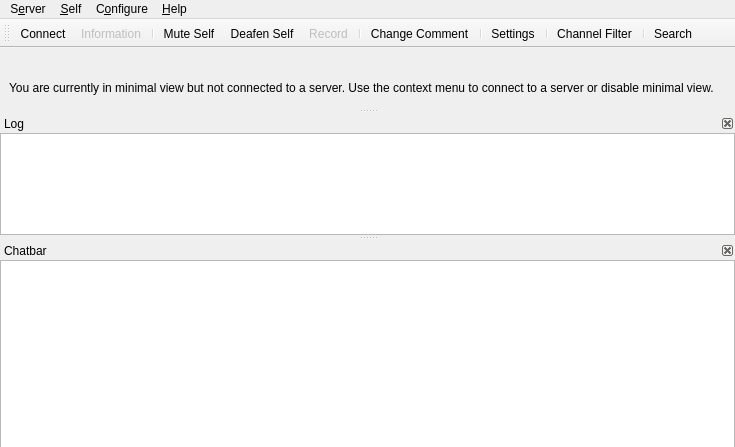
<?xml version="1.0" encoding="UTF-8"?>
<ui version="4.0">
 <class>MainWindow</class>
 <widget class="QMainWindow" name="MainWindow">
  <property name="geometry">
   <rect>
    <x>0</x>
    <y>0</y>
    <width>735</width>
    <height>435</height>
   </rect>
  </property>
  <property name="windowTitle">
   <string>Mumble</string>
  </property>
  <property name="dockOptions">
   <set>QMainWindow::AllowNestedDocks|QMainWindow::AnimatedDocks</set>
  </property>
  <property name="unifiedTitleAndToolBarOnMac">
   <bool>true</bool>
  </property>
  <widget class="UserView" name="qtvUsers">
   <property name="contextMenuPolicy">
    <enum>Qt::CustomContextMenu</enum>
   </property>
   <property name="acceptDrops">
    <bool>true</bool>
   </property>
   <property name="dragEnabled">
    <bool>true</bool>
   </property>
   <property name="rootIsDecorated">
    <bool>false</bool>
   </property>
   <property name="uniformRowHeights">
    <bool>true</bool>
   </property>
   <property name="headerHidden">
    <bool>true</bool>
   </property>
   <attribute name="headerVisible">
    <bool>false</bool>
   </attribute>
  </widget>
  <widget class="QMenuBar" name="menubar">
   <property name="geometry">
    <rect>
     <x>0</x>
     <y>0</y>
     <width>735</width>
     <height>32</height>
    </rect>
   </property>
   <widget class="QMenu" name="qmConfig">
    <property name="title">
     <string>C&amp;onfigure</string>
    </property>
    <addaction name="qaConfigDialog"/>
   </widget>
   <widget class="QMenu" name="qmHelp">
    <property name="title">
     <string>&amp;Help</string>
    </property>
    <addaction name="qaHelpWhatsThis"/>
    <addaction name="separator"/>
    <addaction name="qaHelpAbout"/>
    <addaction name="qaHelpAboutQt"/>
    <addaction name="separator"/>
    <addaction name="qaHelpVersionCheck"/>
   </widget>
   <widget class="QMenu" name="qmServer">
    <property name="title">
     <string>S&amp;erver</string>
    </property>
   </widget>
   <widget class="QMenu" name="qmSelf">
    <property name="title">
     <string>&amp;Self</string>
    </property>
    <addaction name="qaAudioMute"/>
    <addaction name="qaAudioDeaf"/>
    <addaction name="qaSelfPrioritySpeaker"/>
    <addaction name="separator"/>
    <addaction name="qaRecording"/>
    <addaction name="separator"/>
    <addaction name="qaSelfComment"/>
    <addaction name="qaServerTexture"/>
    <addaction name="qaServerTextureRemove"/>
    <addaction name="separator"/>
    <addaction name="qaSelfRegister"/>
    <addaction name="qaAudioStats"/>
   </widget>
   <addaction name="qmServer"/>
   <addaction name="qmSelf"/>
   <addaction name="qmConfig"/>
   <addaction name="qmHelp"/>
  </widget>
  <widget class="QDockWidget" name="qdwLog">
   <property name="minimumSize">
    <size>
     <width>250</width>
     <height>121</height>
    </size>
   </property>
   <property name="features">
    <set>QDockWidget::DockWidgetClosable|QDockWidget::DockWidgetMovable</set>
   </property>
   <property name="windowTitle">
    <string>Log</string>
   </property>
   <attribute name="dockWidgetArea">
    <number>1</number>
   </attribute>
   <widget class="LogTextBrowser" name="qteLog">
    <property name="contextMenuPolicy">
     <enum>Qt::CustomContextMenu</enum>
    </property>
    <property name="whatsThis">
     <string>This shows all recent activity. Connecting to servers, errors and information messages all show up here.&lt;br /&gt;To configure exactly which messages show up here, use the &lt;b&gt;Settings&lt;/b&gt; command from the menu.</string>
    </property>
    <property name="accessibleName">
     <string>Activity log</string>
    </property>
    <property name="openLinks">
     <bool>false</bool>
    </property>
   </widget>
  </widget>
  <widget class="QDockWidget" name="qdwChat">
   <property name="sizePolicy">
    <sizepolicy hsizetype="Preferred" vsizetype="Preferred">
     <horstretch>0</horstretch>
     <verstretch>0</verstretch>
    </sizepolicy>
   </property>
   <property name="toolTip">
    <string/>
   </property>
   <property name="whatsThis">
    <string>This is the chatbar&lt;br /&gt;If you enter text here and then press enter the text is sent to the user or channel that was selected. If nothing is selected the message is sent to your current channel.</string>
   </property>
   <property name="features">
    <set>QDockWidget::DockWidgetClosable|QDockWidget::DockWidgetMovable</set>
   </property>
   <property name="windowTitle">
    <string>Chatbar</string>
   </property>
   <attribute name="dockWidgetArea">
    <number>1</number>
   </attribute>
   <widget class="ChatbarTextEdit" name="qteChat">
    <property name="sizePolicy">
     <sizepolicy hsizetype="Expanding" vsizetype="MinimumExpanding">
      <horstretch>0</horstretch>
      <verstretch>0</verstretch>
     </sizepolicy>
    </property>
    <property name="maximumSize">
     <size>
      <width>16777215</width>
      <height>16777215</height>
     </size>
    </property>
    <property name="accessibleName">
     <string>Enter chat message</string>
    </property>
    <property name="acceptRichText">
     <bool>false</bool>
    </property>
   </widget>
  </widget>
  <widget class="QToolBar" name="qtIconToolbar">
   <property name="windowTitle">
    <string>Icon Toolbar</string>
   </property>
   <attribute name="toolBarArea">
    <enum>TopToolBarArea</enum>
   </attribute>
   <attribute name="toolBarBreak">
    <bool>false</bool>
   </attribute>
   <addaction name="qaServerConnect"/>
   <addaction name="qaServerInformation"/>
   <addaction name="separator"/>
   <addaction name="qaAudioMute"/>
   <addaction name="qaAudioDeaf"/>
   <addaction name="qaRecording"/>
   <addaction name="separator"/>
   <addaction name="qaSelfComment"/>
   <addaction name="separator"/>
   <addaction name="qaConfigDialog"/>
   <addaction name="separator"/>
   <addaction name="qaFilterToggle"/>
   <addaction name="separator"/>
   <addaction name="qaSearch"/>
  </widget>
  <widget class="QDockWidget" name="qdwMinimalViewNote">
   <property name="sizePolicy">
    <sizepolicy hsizetype="Expanding" vsizetype="Fixed">
     <horstretch>0</horstretch>
     <verstretch>0</verstretch>
    </sizepolicy>
   </property>
   <property name="floating">
    <bool>false</bool>
   </property>
   <property name="features">
    <set>QDockWidget::NoDockWidgetFeatures</set>
   </property>
   <property name="allowedAreas">
    <set>Qt::AllDockWidgetAreas</set>
   </property>
   <attribute name="dockWidgetArea">
    <number>4</number>
   </attribute>
   <widget class="QWidget" name="dockWidgetContents">
    <layout class="QHBoxLayout" name="horizontalLayout">
     <property name="spacing">
      <number>0</number>
     </property>
     <property name="topMargin">
      <number>0</number>
     </property>
     <property name="bottomMargin">
      <number>0</number>
     </property>
     <item>
      <widget class="QLabel" name="label">
       <property name="sizePolicy">
        <sizepolicy hsizetype="Expanding" vsizetype="Fixed">
         <horstretch>0</horstretch>
         <verstretch>0</verstretch>
        </sizepolicy>
       </property>
       <property name="text">
        <string>You are currently in minimal view but not connected to a server. Use the context menu to connect to a server or disable minimal view.</string>
       </property>
       <property name="wordWrap">
        <bool>true</bool>
       </property>
      </widget>
     </item>
    </layout>
   </widget>
  </widget>
  <action name="qaQuit">
   <property name="text">
    <string>&amp;Quit Mumble</string>
   </property>
   <property name="toolTip">
    <string>Closes the program</string>
   </property>
   <property name="whatsThis">
    <string>Exits the application.</string>
   </property>
   <property name="shortcut">
    <string>Ctrl+Q</string>
   </property>
  </action>
  <action name="qaHide">
   <property name="text">
    <string>&amp;Hide Mumble</string>
   </property>
   <property name="toolTip">
    <string>Hides the main Mumble window.</string>
   </property>
   <property name="whatsThis">
    <string>Hides the main Mumble window. Restore by clicking on the tray icon or starting Mumble again.</string>
   </property>
  </action>
  <action name="qaServerConnect">
   <property name="icon">
    <iconset>
     <normaloff>skin:categories/applications-internet.svg</normaloff>skin:categories/applications-internet.svg</iconset>
   </property>
   <property name="text">
    <string>&amp;Connect...</string>
   </property>
   <property name="toolTip">
    <string>Open the server connection dialog</string>
   </property>
   <property name="whatsThis">
    <string>Shows a dialog of registered servers, and also allows quick-connect.</string>
   </property>
   <property name="iconVisibleInMenu">
    <bool>true</bool>
   </property>
  </action>
  <action name="qaServerDisconnect">
   <property name="enabled">
    <bool>false</bool>
   </property>
   <property name="text">
    <string>&amp;Disconnect</string>
   </property>
   <property name="toolTip">
    <string>Disconnect from server</string>
   </property>
   <property name="whatsThis">
    <string>Disconnects you from the server.</string>
   </property>
  </action>
  <action name="qaServerBanList">
   <property name="enabled">
    <bool>false</bool>
   </property>
   <property name="text">
    <string>&amp;Ban List</string>
   </property>
   <property name="toolTip">
    <string>Edit ban list on server</string>
   </property>
   <property name="whatsThis">
    <string>This lets you edit the server-side IP ban list.</string>
   </property>
  </action>
  <action name="qaServerInformation">
   <property name="enabled">
    <bool>false</bool>
   </property>
   <property name="icon">
    <iconset>
     <normaloff>skin:Information_icon.svg</normaloff>skin:Information_icon.svg</iconset>
   </property>
   <property name="text">
    <string>&amp;Information</string>
   </property>
   <property name="toolTip">
    <string>Show information about the server connection</string>
   </property>
   <property name="whatsThis">
    <string>This will show extended information about the connection to the server.</string>
   </property>
   <property name="iconVisibleInMenu">
    <bool>true</bool>
   </property>
  </action>
  <action name="qaUserKick">
   <property name="text">
    <string>&amp;Kick...</string>
   </property>
   <property name="toolTip">
    <string>Kick user (with reason)</string>
   </property>
   <property name="whatsThis">
    <string>Kick selected user off server. You'll be asked to specify a reason.</string>
   </property>
  </action>
  <action name="qaUserMute">
   <property name="checkable">
    <bool>true</bool>
   </property>
   <property name="text">
    <string>&amp;Mute</string>
   </property>
   <property name="toolTip">
    <string>Mute user</string>
   </property>
   <property name="whatsThis">
    <string>Mute or unmute user on server. Unmuting a deafened user will also undeafen them.</string>
   </property>
  </action>
  <action name="qaUserBan">
   <property name="text">
    <string>&amp;Ban...</string>
   </property>
   <property name="toolTip">
    <string>Kick and ban user (with reason)</string>
   </property>
   <property name="whatsThis">
    <string>Kick and ban selected user from server. You'll be asked to specify a reason.</string>
   </property>
  </action>
  <action name="qaUserDeaf">
   <property name="checkable">
    <bool>true</bool>
   </property>
   <property name="text">
    <string>&amp;Deafen</string>
   </property>
   <property name="toolTip">
    <string>Deafen user</string>
   </property>
   <property name="whatsThis">
    <string>Deafen or undeafen user on server. Deafening a user will also mute them.</string>
   </property>
  </action>
  <action name="qaUserLocalIgnore">
   <property name="checkable">
    <bool>true</bool>
   </property>
   <property name="text">
    <string>Ig&amp;nore Messages</string>
   </property>
   <property name="toolTip">
    <string>Locally ignore user's text chat messages.</string>
   </property>
   <property name="whatsThis">
    <string>Silently drops all text messages from the user.</string>
   </property>
  </action>
  <action name="qaUserLocalMute">
   <property name="checkable">
    <bool>true</bool>
   </property>
   <property name="text">
    <string>&amp;Local Mute</string>
   </property>
   <property name="toolTip">
    <string>Mute user locally</string>
   </property>
   <property name="whatsThis">
    <string>Mute or unmute user locally. Use this on other users in the same room.</string>
   </property>
  </action>
  <action name="qaUserTextMessage">
   <property name="text">
    <string>&amp;Send Message...</string>
   </property>
   <property name="toolTip">
    <string>Send a Text Message</string>
   </property>
   <property name="whatsThis">
    <string>Sends a text message to another user.</string>
   </property>
  </action>
  <action name="qaUserLocalNickname">
   <property name="text">
    <string>Set Ni&amp;ckname...</string>
   </property>
   <property name="toolTip">
    <string>Set a local nickname</string>
   </property>
   <property name="whatsThis">
    <string>Sets a local nickname for another user.</string>
   </property>
  </action>
  <action name="qaChannelAdd">
   <property name="text">
    <string>&amp;Add...</string>
   </property>
   <property name="toolTip">
    <string>Add new channel</string>
   </property>
   <property name="whatsThis">
    <string>This adds a new sub-channel to the currently selected channel.</string>
   </property>
  </action>
  <action name="qaChannelRemove">
   <property name="text">
    <string>&amp;Remove...</string>
   </property>
   <property name="toolTip">
    <string>Remove channel</string>
   </property>
   <property name="whatsThis">
    <string>This removes a channel and all sub-channels.</string>
   </property>
  </action>
  <action name="qaChannelACL">
   <property name="text">
    <string>&amp;Edit...</string>
   </property>
   <property name="toolTip">
    <string>Edit Groups and ACL for channel</string>
   </property>
   <property name="whatsThis">
    <string>This opens the Group and ACL dialog for the channel, to control permissions.</string>
   </property>
  </action>
  <action name="qaChannelLink">
   <property name="text">
    <string>L&amp;ink</string>
   </property>
   <property name="toolTip">
    <string>Link your channel to another channel</string>
   </property>
   <property name="whatsThis">
    <string>This links your current channel to the selected channel. If users in a channel have permission to speak in the other channel, users can now hear each other. This is a permanent link, and will last until manually unlinked or the server is restarted. Please see the shortcuts for push-to-link.</string>
   </property>
  </action>
  <action name="qaChannelUnlink">
   <property name="text">
    <string comment="Channel">&amp;Unlink</string>
   </property>
   <property name="toolTip">
    <string>Unlink your channel from another channel</string>
   </property>
   <property name="whatsThis">
    <string>This unlinks your current channel from the selected channel.</string>
   </property>
  </action>
  <action name="qaChannelUnlinkAll">
   <property name="text">
    <string>U&amp;nlink All</string>
   </property>
   <property name="toolTip">
    <string>Unlinks your channel from all linked channels.</string>
   </property>
   <property name="whatsThis">
    <string>This unlinks your current channel (not the selected one) from all linked channels.</string>
   </property>
  </action>
  <action name="qaAudioReset">
   <property name="text">
    <string>&amp;Reset</string>
   </property>
   <property name="toolTip">
    <string>Reset audio preprocessor</string>
   </property>
   <property name="whatsThis">
    <string>This will reset the audio preprocessor, including noise cancellation, automatic gain and voice activity detection. If something suddenly worsens the audio environment (like dropping the microphone) and it was temporary, use this to avoid having to wait for the preprocessor to readjust.</string>
   </property>
  </action>
  <action name="qaAudioMute">
   <property name="checkable">
    <bool>true</bool>
   </property>
   <property name="icon">
    <iconset>
     <normaloff>skin:actions/audio-input-microphone.svg</normaloff>
     <normalon>skin:actions/audio-input-microphone-muted.svg</normalon>
     <activeon>skin:actions/audio-input-microphone-muted.svg</activeon>skin:actions/audio-input-microphone.svg</iconset>
   </property>
   <property name="text">
    <string>M&amp;ute Self</string>
   </property>
   <property name="whatsThis">
    <string>Mute or unmute yourself. When muted, you will not send any data to the server. Unmuting while deafened will also undeafen.</string>
   </property>
   <property name="iconVisibleInMenu">
    <bool>false</bool>
   </property>
  </action>
  <action name="qaAudioDeaf">
   <property name="checkable">
    <bool>true</bool>
   </property>
   <property name="icon">
    <iconset>
     <normaloff>skin:self_undeafened.svg</normaloff>
     <normalon>skin:deafened_self.svg</normalon>
     <activeon>skin:deafened_self.svg</activeon>skin:self_undeafened.svg</iconset>
   </property>
   <property name="text">
    <string>D&amp;eafen Self</string>
   </property>
   <property name="whatsThis">
    <string>Deafen or undeafen yourself. When deafened, you will not hear anything. Deafening yourself will also mute.</string>
   </property>
   <property name="iconVisibleInMenu">
    <bool>false</bool>
   </property>
  </action>
  <action name="qaAudioTTS">
   <property name="checkable">
    <bool>true</bool>
   </property>
   <property name="text">
    <string>&amp;Text-To-Speech</string>
   </property>
   <property name="toolTip">
    <string>Toggle Text-To-Speech</string>
   </property>
   <property name="whatsThis">
    <string>Enable or disable the text-to-speech engine. Only messages enabled for TTS in the Configuration dialog will actually be spoken.</string>
   </property>
  </action>
  <action name="qaAudioStats">
   <property name="text">
    <string>Audio &amp;Statistics</string>
   </property>
   <property name="toolTip">
    <string>Display audio statistics</string>
   </property>
   <property name="whatsThis">
    <string>Pops up a small dialog with information about your current audio input.</string>
   </property>
  </action>
  <action name="qaAudioUnlink">
   <property name="text">
    <string>&amp;Unlink Plugins</string>
   </property>
   <property name="toolTip">
    <string>Forcibly unlink plugin</string>
   </property>
   <property name="whatsThis">
    <string>This forces the current plugin to unlink, which is handy if it is reading completely wrong data.</string>
   </property>
  </action>
  <action name="qaConfigDialog">
   <property name="icon">
    <iconset>
     <normaloff>skin:config_basic.png</normaloff>skin:config_basic.png</iconset>
   </property>
   <property name="text">
    <string>&amp;Settings</string>
   </property>
   <property name="toolTip">
    <string>Configure Mumble</string>
   </property>
   <property name="whatsThis">
    <string>Allows you to change most settings for Mumble.</string>
   </property>
   <property name="menuRole">
    <enum>QAction::PreferencesRole</enum>
   </property>
   <property name="iconVisibleInMenu">
    <bool>true</bool>
   </property>
  </action>
  <action name="qaFilterToggle">
   <property name="checkable">
    <bool>true</bool>
   </property>
   <property name="icon">
    <iconset>
     <normaloff>skin:filter_off.svg</normaloff>
     <normalon>skin:filter_on.svg</normalon>
     <activeon>skin:filter_on.svg</activeon>skin:filter_off.svg</iconset>
   </property>
   <property name="text">
    <string>Channel &amp;Filter</string>
   </property>
   <property name="toolTip">
    <string>Toggle the channel filter (Alt+F)</string>
   </property>
   <property name="whatsThis">
    <string>Enable or disable the filtering of select channels.
By default all empty channels will be filtered.
You can mark additional channels for filtering from
the channel's context menu.</string>
   </property>
   <property name="shortcut">
    <string>Alt+F</string>
   </property>
   <property name="iconVisibleInMenu">
    <bool>false</bool>
   </property>
  </action>
  <action name="qaAudioWizard">
   <property name="text">
    <string>&amp;Audio Wizard...</string>
   </property>
   <property name="toolTip">
    <string>Start the audio configuration wizard</string>
   </property>
   <property name="whatsThis">
    <string>This will guide you through the process of configuring your audio hardware.</string>
   </property>
  </action>
  <action name="qaDeveloperConsole">
   <property name="text">
    <string>Developer &amp;Console</string>
   </property>
   <property name="toolTip">
    <string>Show the Developer Console</string>
   </property>
   <property name="whatsThis">
    <string>Shows the Mumble Developer Console, where Mumble's log output can be inspected.</string>
   </property>
  </action>
  <action name="qaPositionalAudioViewer">
   <property name="text">
    <string>Positional &amp;Audio Viewer</string>
   </property>
   <property name="toolTip">
    <string>Show the Positional Audio Viewer</string>
   </property>
   <property name="whatsThis">
    <string>Shows the Positional Audio Viewer. In it the current information used for positional audio can be inspected. Context and identity are also shown.</string>
   </property>
  </action>
  <action name="qaHelpWhatsThis">
   <property name="text">
    <string>&amp;What's This?</string>
   </property>
   <property name="toolTip">
    <string>Enter What's This? mode</string>
   </property>
   <property name="whatsThis">
    <string>Click this to enter &quot;What's This?&quot; mode. Your cursor will turn into a question mark. Click on any button, menu choice or area to show a description of what it is.</string>
   </property>
  </action>
  <action name="qaHelpAbout">
   <property name="text">
    <string>&amp;About</string>
   </property>
   <property name="toolTip">
    <string>Information about Mumble</string>
   </property>
   <property name="whatsThis">
    <string>Shows a small dialog with information and license for Mumble.</string>
   </property>
   <property name="menuRole">
    <enum>QAction::AboutRole</enum>
   </property>
  </action>
  <action name="qaHelpAboutSpeex">
   <property name="text">
    <string>About &amp;Speex...</string>
   </property>
   <property name="toolTip">
    <string>Information about Speex</string>
   </property>
   <property name="whatsThis">
    <string>Shows a small dialog with information about Speex.</string>
   </property>
   <property name="menuRole">
    <enum>QAction::ApplicationSpecificRole</enum>
   </property>
  </action>
  <action name="qaHelpAboutQt">
   <property name="text">
    <string>About &amp;Qt</string>
   </property>
   <property name="toolTip">
    <string>Information about Qt</string>
   </property>
   <property name="whatsThis">
    <string>Shows a small dialog with information about Qt.</string>
   </property>
   <property name="menuRole">
    <enum>QAction::AboutQtRole</enum>
   </property>
  </action>
  <action name="qaHelpVersionCheck">
   <property name="text">
    <string>Check for &amp;Updates</string>
   </property>
   <property name="toolTip">
    <string>Check for new version of Mumble</string>
   </property>
   <property name="whatsThis">
    <string>Connects to the Mumble webpage to check if a new version is available, and notifies you with an appropriate download URL if this is the case.</string>
   </property>
  </action>
  <action name="qaChannelSendMessage">
   <property name="text">
    <string>&amp;Send Message...</string>
   </property>
   <property name="toolTip">
    <string>Send a Text Message</string>
   </property>
   <property name="whatsThis">
    <string>Sends a text message to all users in a channel.</string>
   </property>
  </action>
  <action name="qaChannelCopyURL">
   <property name="text">
    <string>&amp;Copy URL</string>
   </property>
   <property name="toolTip">
    <string>Copies a link to this channel to the clipboard.</string>
   </property>
   <property name="whatsThis">
    <string>Copies a link to this channel to the clipboard.</string>
   </property>
  </action>
  <action name="qaConfigMinimal">
   <property name="checkable">
    <bool>true</bool>
   </property>
   <property name="text">
    <string>&amp;Minimal View</string>
   </property>
   <property name="toolTip">
    <string>Toggle minimal window modes</string>
   </property>
   <property name="whatsThis">
    <string>This will toggle minimal mode, where the log window and menu is hidden.</string>
   </property>
  </action>
  <action name="qaConfigHideFrame">
   <property name="checkable">
    <bool>true</bool>
   </property>
   <property name="text">
    <string>Hide Frame</string>
   </property>
   <property name="toolTip">
    <string>Toggle showing frame on minimal window</string>
   </property>
   <property name="whatsThis">
    <string>This will toggle whether the minimal window should have a frame for moving and resizing.</string>
   </property>
  </action>
  <action name="qaConfigCert">
   <property name="text">
    <string>&amp;Certificate Wizard...</string>
   </property>
   <property name="toolTip">
    <string>Configure certificates for strong authentication</string>
   </property>
   <property name="whatsThis">
    <string>This starts the wizard for creating, importing and exporting certificates for authentication against servers.</string>
   </property>
  </action>
  <action name="qaUserRegister">
   <property name="text">
    <string>Re&amp;gister...</string>
   </property>
   <property name="toolTip">
    <string>Register user on server</string>
   </property>
   <property name="whatsThis">
    <string>This will permanently register the user on the server.</string>
   </property>
  </action>
  <action name="qaUserFriendAdd">
   <property name="icon">
    <iconset>
     <normaloff>skin:emblems/emblem-favorite.svg</normaloff>skin:emblems/emblem-favorite.svg</iconset>
   </property>
   <property name="text">
    <string>Add &amp;Friend</string>
   </property>
   <property name="toolTip">
    <string>Adds a user as your friend.</string>
   </property>
   <property name="whatsThis">
    <string>This will add the user as a friend, so you can recognize him on this and other servers.</string>
   </property>
   <property name="iconVisibleInMenu">
    <bool>true</bool>
   </property>
  </action>
  <action name="qaUserFriendRemove">
   <property name="text">
    <string>&amp;Remove Friend</string>
   </property>
   <property name="toolTip">
    <string>Removes a user from your friends.</string>
   </property>
   <property name="whatsThis">
    <string>This will remove a user from your friends list.</string>
   </property>
  </action>
  <action name="qaUserFriendUpdate">
   <property name="text">
    <string>&amp;Update Friend</string>
   </property>
   <property name="toolTip">
    <string>Update name of your friend.</string>
   </property>
   <property name="whatsThis">
    <string>Your friend uses a different name than what is in your database. This will update the name.</string>
   </property>
  </action>
  <action name="qaServerUserList">
   <property name="text">
    <string>Registered &amp;Users</string>
   </property>
   <property name="toolTip">
    <string>Edit registered users list</string>
   </property>
   <property name="whatsThis">
    <string>This opens the editor for registered users, which allow you to change their name or unregister them.</string>
   </property>
  </action>
  <action name="qaServerTexture">
   <property name="text">
    <string>Change &amp;Avatar...</string>
   </property>
   <property name="toolTip">
    <string>Change your avatar image on this server</string>
   </property>
  </action>
  <action name="qaServerTokens">
   <property name="text">
    <string>&amp;Access Tokens</string>
   </property>
   <property name="toolTip">
    <string>Add or remove text-based access tokens</string>
   </property>
  </action>
  <action name="qaServerTextureRemove">
   <property name="text">
    <string>Remo&amp;ve Avatar</string>
   </property>
   <property name="toolTip">
    <string>Remove currently defined avatar image.</string>
   </property>
  </action>
  <action name="qaUserCommentReset">
   <property name="text">
    <string>Reset Commen&amp;t...</string>
   </property>
   <property name="toolTip">
    <string>Reset the comment of the selected user.</string>
   </property>
  </action>
  <action name="qaUserTextureReset">
   <property name="text">
    <string>Remo&amp;ve Avatar...</string>
   </property>
   <property name="toolTip">
    <string>Remove the avatar of the selected user.</string>
   </property>
  </action>
  <action name="qaChannelJoin">
   <property name="text">
    <string>&amp;Join</string>
   </property>
  </action>
  <action name="qaChannelHide">
   <property name="checkable">
    <bool>true</bool>
   </property>
   <property name="text">
    <string>&amp;Hide When Filtering</string>
   </property>
  </action>
  <action name="qaChannelPin">
   <property name="checkable">
    <bool>true</bool>
   </property>
   <property name="text">
    <string>&amp;Pin When Filtering</string>
   </property>
  </action>
  <action name="qaUserCommentView">
   <property name="text">
    <string>Vie&amp;w Comment</string>
   </property>
   <property name="toolTip">
    <string>View comment in editor</string>
   </property>
  </action>
  <action name="qaUserInformation">
   <property name="icon">
    <iconset>
     <normaloff>skin:Information_icon.svg</normaloff>skin:Information_icon.svg</iconset>
   </property>
   <property name="text">
    <string>&amp;Information</string>
   </property>
   <property name="toolTip">
    <string>Query server for connection information for user</string>
   </property>
   <property name="iconVisibleInMenu">
    <bool>true</bool>
   </property>
  </action>
  <action name="qaSelfComment">
   <property name="icon">
    <iconset>
     <normaloff>skin:self_comment.svg</normaloff>skin:self_comment.svg</iconset>
   </property>
   <property name="text">
    <string>&amp;Change Comment...</string>
   </property>
   <property name="toolTip">
    <string>Change your own comment</string>
   </property>
   <property name="iconVisibleInMenu">
    <bool>true</bool>
   </property>
  </action>
  <action name="qaSelfRegister">
   <property name="text">
    <string>Re&amp;gister...</string>
   </property>
   <property name="toolTip">
    <string>Register yourself on the server</string>
   </property>
  </action>
  <action name="qaUserPrioritySpeaker">
   <property name="checkable">
    <bool>true</bool>
   </property>
   <property name="text">
    <string>&amp;Priority Speaker</string>
   </property>
  </action>
  <action name="qaSelfPrioritySpeaker">
   <property name="checkable">
    <bool>true</bool>
   </property>
   <property name="text">
    <string>&amp;Priority Speaker</string>
   </property>
  </action>
  <action name="qaRecording">
   <property name="enabled">
    <bool>false</bool>
   </property>
   <property name="icon">
    <iconset>
     <normaloff>skin:actions/media-record.svg</normaloff>skin:actions/media-record.svg</iconset>
   </property>
   <property name="text">
    <string>&amp;Record...</string>
   </property>
   <property name="iconVisibleInMenu">
    <bool>true</bool>
   </property>
  </action>
  <action name="qaShow">
   <property name="text">
    <string>Show</string>
   </property>
   <property name="toolTip">
    <string>Shows the main Mumble window.</string>
   </property>
  </action>
  <action name="qaChannelListen">
   <property name="checkable">
    <bool>true</bool>
   </property>
   <property name="text">
    <string>&amp;Listen To Channel</string>
   </property>
   <property name="toolTip">
    <string>Listen to this channel without joining it</string>
   </property>
  </action>
  <action name="qaTalkingUIToggle">
   <property name="checkable">
    <bool>true</bool>
   </property>
   <property name="text">
    <string>Talking &amp;UI</string>
   </property>
   <property name="toolTip">
    <string>Toggles the visibility of the TalkingUI.</string>
   </property>
  </action>
  <action name="qaUserJoin">
   <property name="text">
    <string>&amp;Join User's Channel</string>
   </property>
   <property name="toolTip">
    <string>Joins the channel of this user.</string>
   </property>
  </action>
  <action name="qaUserLocalIgnoreTTS">
   <property name="checkable">
    <bool>true</bool>
   </property>
   <property name="text">
    <string>Disable Text-To-Speech</string>
   </property>
   <property name="toolTip">
    <string>Locally disable Text-To-Speech for this user's text chat messages.</string>
   </property>
   <property name="whatsThis">
    <string>Silently disables Text-To-Speech for all text messages from the user.</string>
   </property>
  </action>
  <action name="qaSearch">
   <property name="icon">
    <iconset>
     <normaloff>skin:magnifier.svg</normaloff>skin:magnifier.svg</iconset>
   </property>
   <property name="text">
    <string>&amp;Search...</string>
   </property>
   <property name="toolTip">
    <string>Search for a user or channel (Ctrl+F)</string>
   </property>
   <property name="shortcut">
    <string>Ctrl+F</string>
   </property>
  </action>
 </widget>
 <customwidgets>
  <customwidget>
   <class>UserView</class>
   <extends>QTreeView</extends>
   <header>UserView.h</header>
  </customwidget>
  <customwidget>
   <class>ChatbarTextEdit</class>
   <extends>QTextEdit</extends>
   <header>CustomElements.h</header>
  </customwidget>
  <customwidget>
   <class>LogTextBrowser</class>
   <extends>QTextBrowser</extends>
   <header>CustomElements.h</header>
  </customwidget>
 </customwidgets>
 <resources/>
 <connections/>
</ui>
